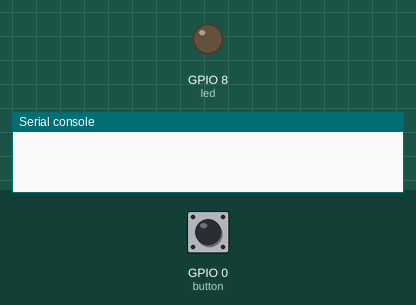
A program run on a simulated ESP32 board running MicroPython. Parts: output pins drawn as LEDs (lit = HIGH), the last lines printed to the serial console. The inputs (shaded band) are chosen by the test bench; at power-on: GPIO 0 (button) HIGH.

Above: at 1.2 s.
1.3 s: GPIO 0 (button) pulled LOW for 0.15 s
At 2.0 s:
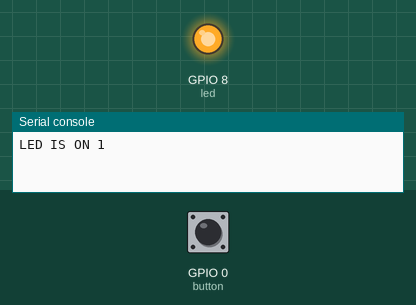
2.9 s: GPIO 0 (button) pulled LOW for 1 s
At 3.2 s:
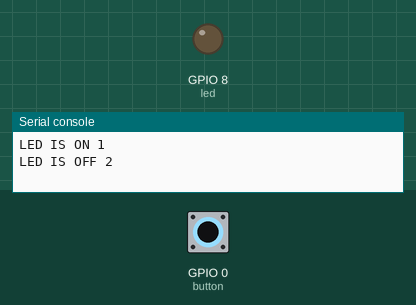
5.4 s: GPIO 0 (button) pulled LOW for 3.2 s
At 6.3 s:
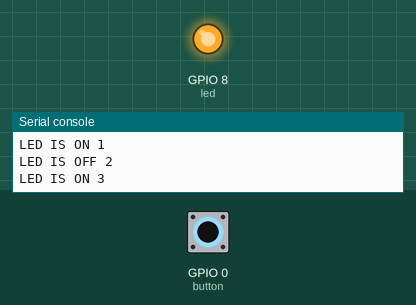
Timing chart, 0 to 8.4 s (numbered marks = the images above; inputs shaded):
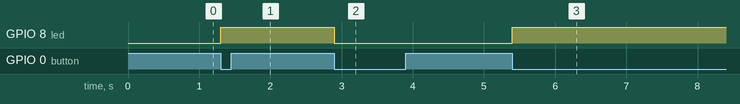

The program:

main.py
```python
# micropython script
# Mrinal
# led blinking script
import machine
import time

# object for led pin
led = machine.Pin(8,machine.Pin.OUT)
#object for button
button = machine.Pin(0,machine.Pin.IN,machine.Pin.PULL_UP)
count=1

while True:
    try:
        if button.value()==0:
            led.value(not led.value())
            print(f"LED IS ON {count}" if led.value() else f"LED IS OFF {count}")
            count=count+1
            while button.value()==0:
                time.sleep_ms(20)
        #time.sleep(1)
    except KeyboardInterrupt:
        print("EXIT!!!")
        break
    
```

Measured:
- after the input at 1.3 s, GPIO 8 (led): LOW → HIGH at once
- after the input at 2.9 s, GPIO 8 (led): HIGH → LOW at once
- after the input at 5.4 s, GPIO 8 (led): LOW → HIGH at once
